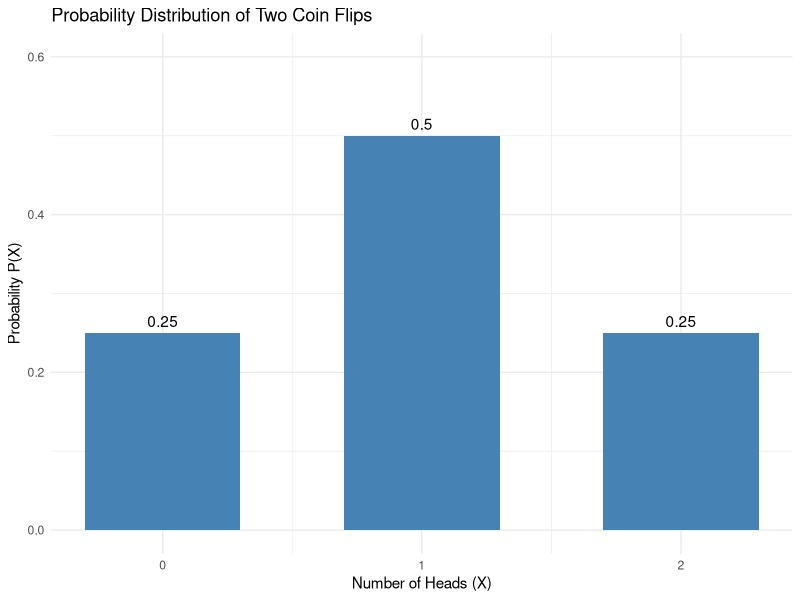
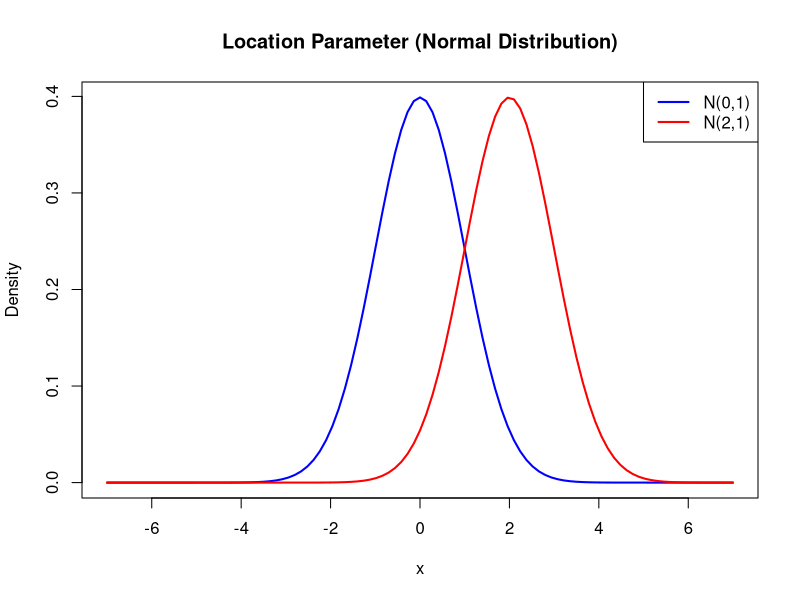
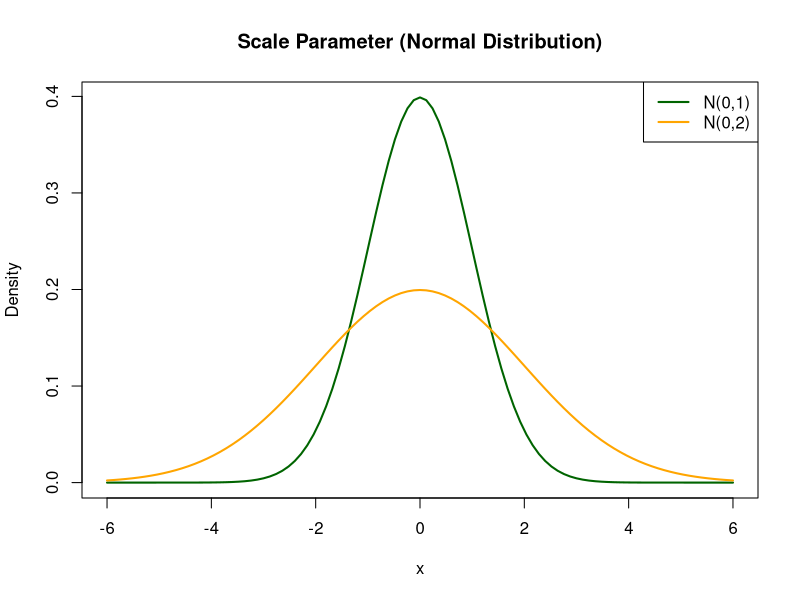
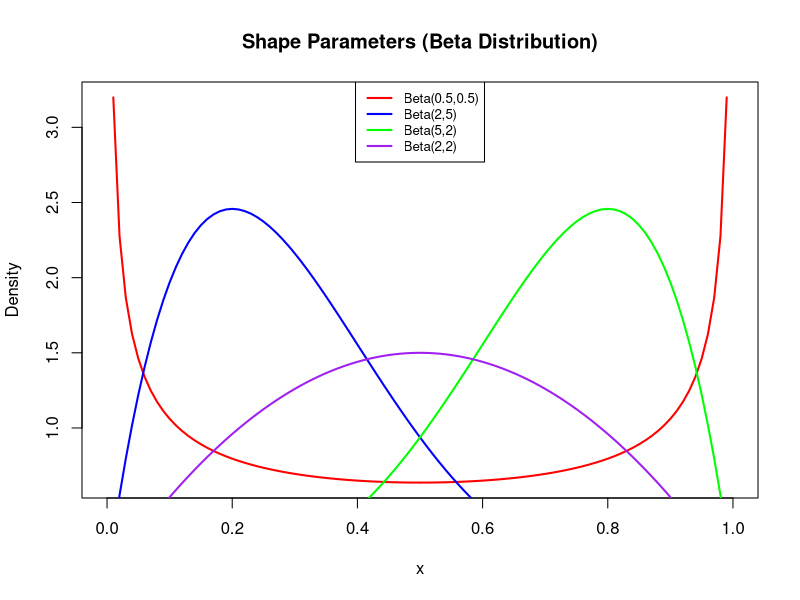
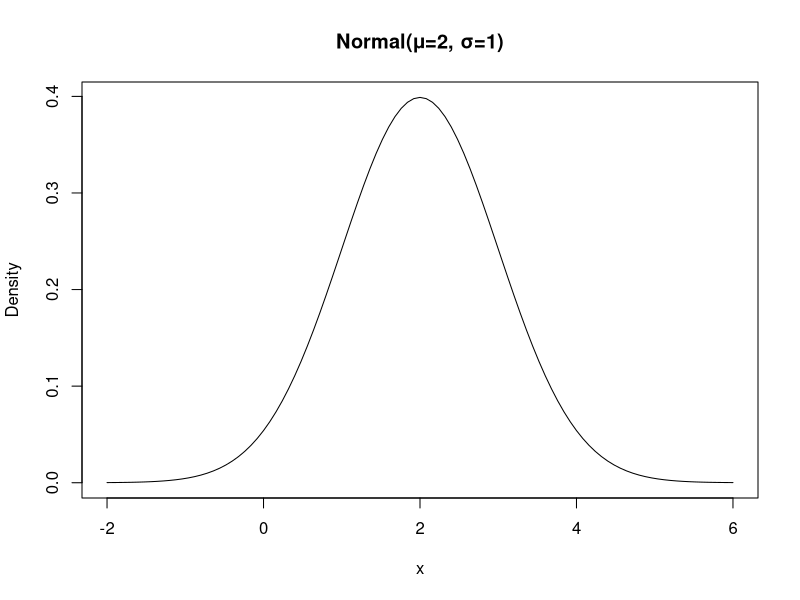
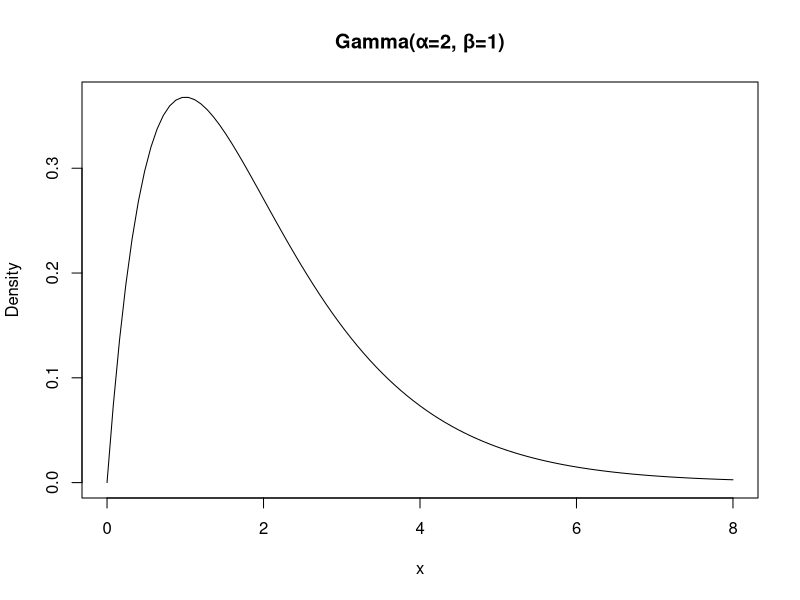
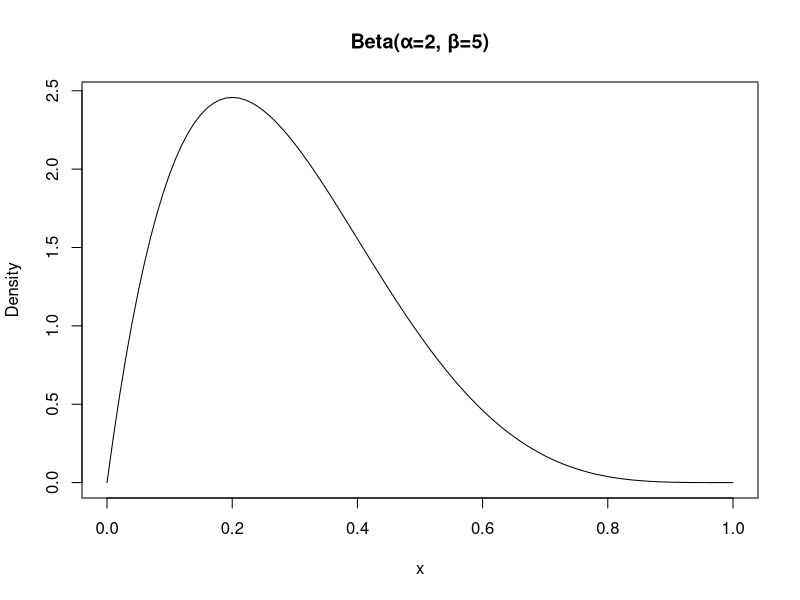
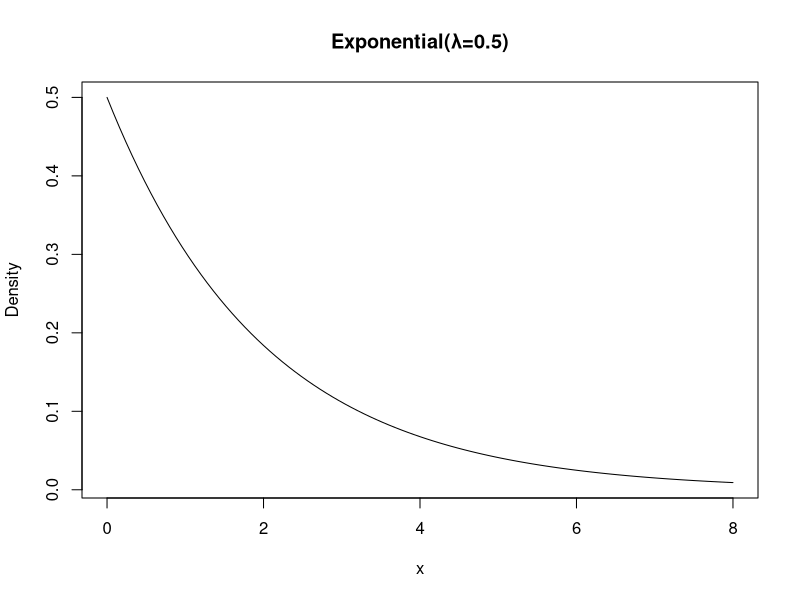

R code for these plots, in order:
## ---- chunk 1
#| echo: true
#| warning: false
#| message: false
#| fig-cap: "Bar plot of the probability distribution for the number of heads in two coin flips, created with ggplot2."

library(ggplot2) # Load the ggplot2 package

# Create a data frame from our table
coin_data <- data.frame(
  Heads = c(0, 1, 2),           # X-axis values (Number of Heads)
  Probability = c(0.25, 0.50, 0.25) # Y-axis values (Probability)
)

# Create the plot using ggplot2
ggplot(data = coin_data, aes(x = Heads, y = Probability)) +
  geom_col(fill = "steelblue", width = 0.6) +      # Create bars
  geom_text(aes(label = Probability), vjust = -0.5) + # Add labels on top of bars
  scale_x_continuous(breaks = c(0, 1, 2)) +        # Ensure all values are on x-axis
  labs(title = "Probability Distribution of Two Coin Flips",
       x = "Number of Heads (X)",
       y = "Probability P(X)") +
  theme_minimal() +                                # Use a clean theme
  ylim(0, 0.6)                                     # Set the y-axis limits

## ---- chunk 2
#| message: false
#| warning: false
#| fig-align: 'center'


curve(dnorm(x, mean = 0, sd = 1), from = -7, to = 7, col = "blue", lwd = 2, ylab = "Density", xlab = "x", main = "Location Parameter (Normal Distribution)")
curve(dnorm(x, mean = 2, sd = 1), col = "red", lwd = 2, add = TRUE)
legend("topright", legend = c("N(0,1)", "N(2,1)"), col = c("blue", "red"), lwd = 2)

## ---- chunk 3
#| message: false
#| warning: false
#| fig-align: 'center'

curve(dnorm(x, mean = 0, sd = 1), from = -6, to = 6, col = "darkgreen", lwd = 2, ylab = "Density", xlab = "x", main = "Scale Parameter (Normal Distribution)")
curve(dnorm(x, mean = 0, sd = 2), col = "orange", lwd = 2, add = TRUE)
legend("topright", legend = c("N(0,1)", "N(0,2)"), col = c("darkgreen", "orange"), lwd = 2)
## ---- chunk 4
#| message: false
#| warning: false
#| fig-align: 'center'

curve(dbeta(x, shape1 = 0.5, shape2 = 0.5), from = 0, to = 1, col = "red", lwd = 2, ylab = "Density", xlab = "x", main = "Shape Parameters (Beta Distribution)")
curve(dbeta(x, shape1 = 2, shape2 = 5), col = "blue", lwd = 2, add = TRUE)
curve(dbeta(x, shape1 = 5, shape2 = 2), col = "green", lwd = 2, add = TRUE)
curve(dbeta(x, shape1 = 2, shape2 = 2), col = "purple", lwd = 2, add = TRUE)
legend("top", legend = c("Beta(0.5,0.5)", "Beta(2,5)", "Beta(5,2)", "Beta(2,2)"), 
       col = c("red", "blue", "green", "purple"), lwd = 2, cex = 0.8)
       
## ---- chunk 5
#| code-fold: false

dbinom(2, size = 5, prob = 0.5)

## ---- chunk 6
#| code-fold: false

ppois(3, lambda = 2)
## ---- chunk 7
#| code-fold: false

qnorm(0.95, mean = 0, sd = 1)
## ---- chunk 8
#| code-fold: false

rgamma(10, shape = 2, rate = 0.1)
## ---- chunk 9
#| code-fold: false

curve(dnorm(x, mean = 2, sd = 1), from = -2, to = 6, main = "Normal(μ=2, σ=1)", ylab = "Density", xlab = "x")

## ---- chunk 10
#| code-fold: false
curve(dgamma(x, shape = 2, rate = 1), from = 0, to = 8, main = "Gamma(α=2, β=1)", ylab = "Density", xlab = "x")
## ---- chunk 11
#| code-fold: false

curve(dbeta(x, shape1 = 2, shape2 = 5), from = 0, to = 1, main = "Beta(α=2, β=5)", ylab = "Density", xlab = "x")

## ---- chunk 12
#| code-fold: false

curve(dexp(x, rate = 0.5), from = 0, to = 8, main = "Exponential(λ=0.5)", ylab = "Density", xlab = "x")

## ---- chunk 13
#| code-fold: false

curve(dweibull(x, shape = 2, scale = 1), from = 0, to = 3, main = "Weibull(k=2, λ=1)", ylab = "Density", xlab = "x")

## ---- chunk 14
#| code-fold: false

curve(dlnorm(x, meanlog = 0, sdlog = 0.5), from = 0, to = 5, main = "Log-Normal(μ=0, σ=0.5)", ylab = "Density", xlab = "x")

## ---- chunk 15
#| code-fold: false

x <- 0:10
plot(x, dbinom(x, size = 10, prob = 0.5), type = "h", lwd = 3, 
     main = "Binomial(n=10, p=0.5)", ylab = "P(X = k)", xlab = "Number of Successes (k)")


## ---- chunk 16
#| code-fold: false

x <- 0:15
plot(x, dpois(x, lambda = 4), type = "h", lwd = 3, main = "Poisson(λ=4)", ylab = "P(X = k)", xlab = "Number of Events (k)")
points(x, dpois(x, lambda = 4), pch = 16)

## ---- chunk 17
#| code-fold: false

x <- 0:20
plot(x, dnbinom(x, size = 2, prob = 0.4), type = "h", lwd = 3,
     main = "Negative Binomial(r=2, p=0.4)", ylab = "P(X = k)", xlab = "Number of Failures (k)")
points(x, dnbinom(x, size = 2, prob = 0.4), pch = 16)

## ---- chunk 18
#| warning: false
#| message: false
#| code-fold: false

library(tidyverse)
library(here)

df <- readxl::read_excel(here("data", "distributions_hta_casestudy.xlsx"))

kableExtra::kable(df, format.args = list(big.mark = ",", scientific = FALSE))
## ---- chunk 19
#| code-fold: false


owsa_range <- 0.2

df <- df |> 
  mutate(
    low = round((1 - owsa_range) * root_definition, 4),
    high = round((1 + owsa_range) * root_definition, 4),
    se = round( (high - low) / (2 * qnorm(0.975)), 4) 
  )

df <- df |>
  mutate(
    # Calculate alpha and beta for Gamma/Beta, meanlog and sdlog for LogN
    param1 = case_when(
      distribution == "Gamma" ~ (root_definition^2) / (se^2),
      distribution == "Beta" ~ root_definition * ( (root_definition*(1-root_definition)/(se^2)) - 1 ),
      distribution == "LogN" ~ log(root_definition^2 / sqrt(se^2 + root_definition^2)),
      TRUE ~ NA_real_
    ),
    param2 = case_when(
      distribution == "Gamma" ~ root_definition / (se^2),
      distribution == "Beta" ~ (1 - root_definition) * ( (root_definition*(1-root_definition)/(se^2)) - 1 ),
      distribution == "LogN" ~ sqrt(log(1 + (se^2 / root_definition^2))),
      TRUE ~ NA_real_
    ),
    # Create the formatted parameter strings for R with correct argument names
    parameters = case_when(
      distribution == "Gamma" ~ paste0("shape = ", round(param1, 4), ", rate = ", round(param2, 6)),
      distribution == "Beta" ~ paste0("shape1 = ", round(param1, 4), ", shape2 = ", round(param2, 4)),
      distribution == "LogN" ~ paste0("meanlog = ", round(param1, 4), ", sdlog = ", round(param2, 4)),
      TRUE ~ "Distribution not specified"
    )
  )
## ---- chunk 20
#| code-fold: false


df |> 
  filter(distribution == "Gamma") |> 
  slice(1) |> 
  select(parameters)

set.seed(123)
samples_gamma <- rgamma(1000, shape = 96.0365, rate = 0.00064)

hist(samples_gamma, probability = TRUE, breaks = 30, col = "lightblue", 
     main = "Histogram with Gamma PDF", xlab = "Value")
curve(dgamma(x, shape = 96.0365, rate = 0.00064), col = "red", add = TRUE, lwd = 2)

## ---- chunk 21
#| code-fold: false

df |> 
  filter(distribution == "Beta") |> 
  slice(1) |> 
  select(parameters)

set.seed(123)
samples_beta <- rbeta(1000, shape1 = 66.9818, shape2 = 156.2909) 

hist(samples_beta, probability = TRUE, breaks = 30, col = "lightgreen", 
     main = "Histogram with Beta PDF", xlab = "Value", xlim = c(0,1))
curve(dbeta(x, shape1 = 66.9818, shape2 = 156.2909), col = "blue", add = TRUE, lwd = 2)

## ---- chunk 22
#| code-fold: false


df |> 
  filter(distribution == "LogN") |> 
  slice(1) |> 
  select(parameters)

set.seed(123)
samples_lnorm <- rlnorm(1000, meanlog = -0.0052, sdlog = 0.1017) # Use your calculated param1 & param2

hist(samples_lnorm, probability = TRUE, breaks = 30, col = "lightcoral", 
     main = "Histogram with Log-Normal PDF", xlab = "Value")
curve(dlnorm(x, meanlog = -0.0052, sdlog = 0.1017), col = "purple", add = TRUE, lwd = 2)
